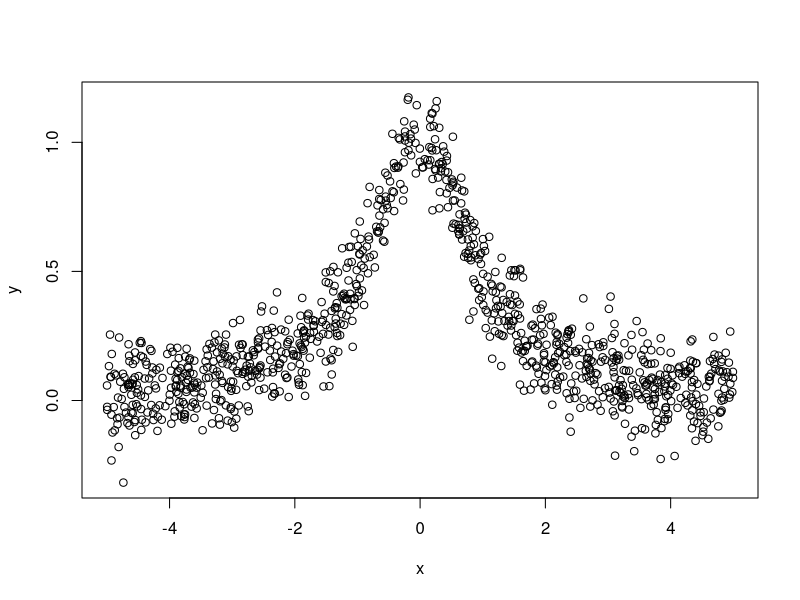

Write the R code that produced this figure. (Note: a time limit stopped this script after it produced the figure.)
# KNN running-mean function
Index.ClosestK <- function(x1, x2, K , ... ){
  L <- length(x1)
  temp <- rep(0 , L)
  KFirst <- rep(0 , K)
  for (i in 1:L){
    temp[i] <- dist(rbind(x1[i] , x2))
  }
  temp2 <- sort(temp , index.return = TRUE)
  for (i in 1:K){
    KFirst[i] <- temp2$ix[i]
  }
  return(KFirst)
}


# Kernel Smoother functions
KernelFunction <- function(x, xi, lambda , ... ){
  t <- (x - xi)/lambda
  return(3/4*(1 - t^2))
}




InWindowIndices <- function(x, xi , lambda){
  L <- length(xi)
  temp <- rep(0 , L)
  Indices <- 0
  for (i in 1:L){
    temp[i] <- dist(rbind(x , xi[i]))
    if (temp[i] <= lambda){
      Indices <- cbind(Indices , i)
    }
  }
  # In.Window <- temp[temp <= lambda]
  return(Indices[,-1])
}

# Data generation
x <- runif(1000, min = -5 , max = 5)
head(x)
LENGTH.X <- length(x)
LENGTH.X
noise <- rnorm(n = LENGTH.X , mean = 0 , sd = 0.1)
y <- 1/(1 + x^2) + noise


plot(x , y)

# Test data
LIMIT <- range(x)
x.test <- seq(from = LIMIT[1] , to = LIMIT[2] , by = 0.005)
y.test <- 1/(1 + x.test^2)
LENGTH.X.TEST <- length(x.test)


# EKS Fitting
y.predict.EKS <- rep(0 , LENGTH.X.TEST)

for (i in 1:LENGTH.X.TEST){
  NumErator <- sum((y*KernelFunction(x.test[i] , x , lambda = 0.5))[InWindowIndices(x.test[i] , x , lambda = 0.5)])
  DenumErator <- sum(KernelFunction(x.test[i] , x , lambda = 0.5)[InWindowIndices(x.test[i] , x , lambda = 0.5)])
  y.predict.EKS[i] <- NumErator/DenumErator
}



# KNN Fitting
y.predict.KNN <- rep(0 , LENGTH.X.TEST)

for (i in 1:LENGTH.X.TEST){
  y.predict.KNN[i] <- sum(y[Index.ClosestK(x , x.test[i] , K = 30)])/length(Index.ClosestK(x , x.test[i] , K = 30))
}



# Plot the KNN

plot(x , y , col = "green" , pch = 1 , title("30-Nearest Neighbor Kernel running-mean Smoother"))
points(x.test , y.test , type = "l" , col = "blue")
points(x.test , y.predict.KNN , col = "red" , type = "l")
legend("topright" , legend = c("True Function" , "Mean Smoother Estimator") , col = c("blue" , "red"),lty=1,lwd=2,cex=.8)
MSE.KNN <- sum((y.predict.KNN - y.test)^2)/length(y.predict.KNN)
MSE.KNN


# Plot the Epanechnikov kernel method

plot(x , y , col = "green" , pch = 1 , title("Epanechnikov Kernel smoother"))
points(x.test , y.test , type = "l" , col = "blue")
points(x.test , y.predict.EKS , col = "red" , type = "l")
legend("topright" , legend = c("True Function" , "Mean Smoother Estimator") , col = c("blue" , "red"),lty=1,lwd=2,cex=.8)
MSE.EKS <- sum((y.predict.EKS - y.test)^2)/length(y.predict.EKS)
MSE.EKS
